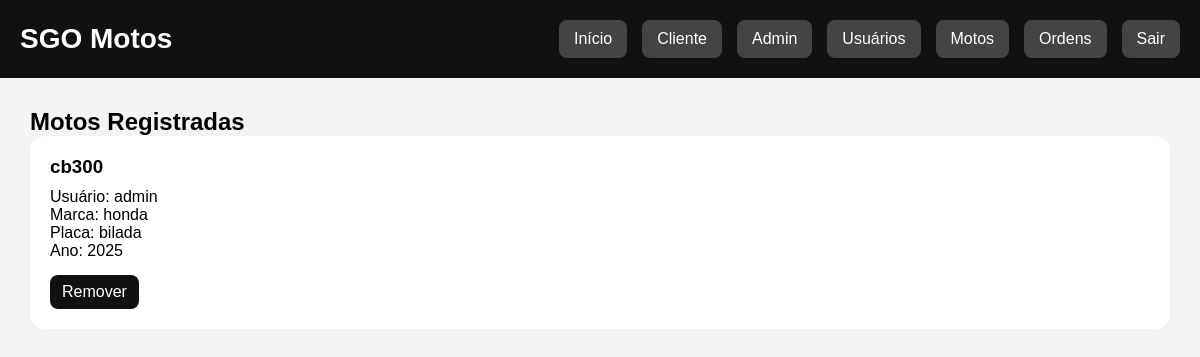
/motos (signed in), run on the app's committed database.
### tables this page shows
CREATE TABLE motos(

    id INTEGER PRIMARY KEY AUTOINCREMENT,
    usuario TEXT,
    modelo TEXT,
    marca TEXT,
    placa TEXT,
    ano TEXT

);

### routes/moto_routes.py (the view)
@moto.route("/motos")
def motos():
    if "usuario" not in session:
        return redirect(url_for("auth.login"))
    if session["tipo"] != "admin":
        return "Acesso negado"
    motos = listar_motos()
    return render_template(
        "motos.html",
        motos=motos
    )

### database.py (called while the page is built)
def conectar():
    conn = sqlite3.connect("banco.db")
    conn.row_factory = sqlite3.Row
    return conn

### repositories/moto_repository.py (called while the page is built)
def listar_motos():
    conn = conectar()
    motos = conn.execute(
        "SELECT * FROM motos ORDER BY id DESC"
    ).fetchall()
    conn.close()
    return motos

### templates/motos.html (shortened to what this page needs)
{% extends 'base.html' %}
{% block conteudo %}
<h2>Motos Registradas</h2>
<div class="grid">
{% for moto in motos %}
<div class="card">
    <h3>{{ moto.modelo }}</h3>
    <p>Usuário: {{ moto.usuario }}</p>
    <p>Marca: {{ moto.marca }}</p>
    <p>Placa: {{ moto.placa }}</p>
    <p>Ano: {{ moto.ano }}</p>
    <div class="acoes">
        <a href="/remover_moto/{{ moto.id }}">
            Remover
        </a>
    </div>
</div>
{% endfor %}
</div>
{% endblock %}

### static/css/style.css (style rules this page uses)
* { margin:0; padding:0; box-sizing:border-box; font-family:Arial; }
body { background:#f4f4f4; }
.grid { display:grid; grid-template-columns:repeat(auto-fit,minmax(250px,1fr)); gap:20px; }
.card { background:white; padding:20px; border-radius:15px; }
.card h3 { margin-bottom:10px; }
.acoes { margin-top:15px; display:flex; gap:10px; }
.acoes a { background:#111; color:white; padding:8px 12px; border-radius:8px; text-decoration:none; }

### data on the page
motos: modelo "cb300", usuario "admin", marca "honda", placa "bilada", ano "2025"
